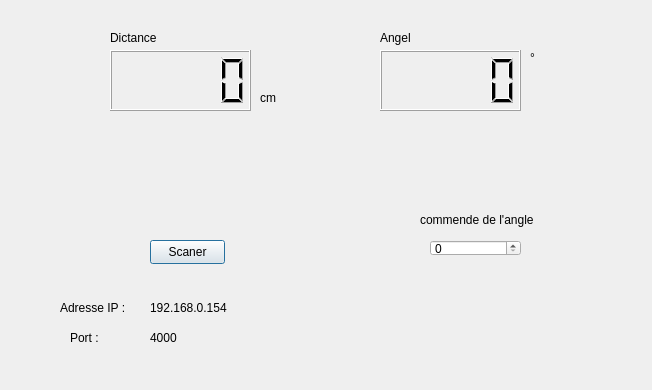
<?xml version="1.0" encoding="UTF-8"?>
<ui version="4.0">
 <class>Dialog</class>
 <widget class="QDialog" name="Dialog">
  <property name="geometry">
   <rect>
    <x>0</x>
    <y>0</y>
    <width>652</width>
    <height>390</height>
   </rect>
  </property>
  <property name="windowTitle">
   <string>Dialog</string>
  </property>
  <widget class="QLCDNumber" name="lcddistence">
   <property name="geometry">
    <rect>
     <x>110</x>
     <y>50</y>
     <width>141</width>
     <height>61</height>
    </rect>
   </property>
  </widget>
  <widget class="QLCDNumber" name="lcdangle">
   <property name="geometry">
    <rect>
     <x>380</x>
     <y>50</y>
     <width>141</width>
     <height>61</height>
    </rect>
   </property>
  </widget>
  <widget class="QLabel" name="label">
   <property name="geometry">
    <rect>
     <x>380</x>
     <y>30</y>
     <width>49</width>
     <height>16</height>
    </rect>
   </property>
   <property name="text">
    <string>Angel</string>
   </property>
  </widget>
  <widget class="QLabel" name="label_2">
   <property name="geometry">
    <rect>
     <x>110</x>
     <y>30</y>
     <width>49</width>
     <height>16</height>
    </rect>
   </property>
   <property name="text">
    <string>Dictance</string>
   </property>
  </widget>
  <widget class="QLabel" name="label_3">
   <property name="geometry">
    <rect>
     <x>260</x>
     <y>90</y>
     <width>49</width>
     <height>16</height>
    </rect>
   </property>
   <property name="text">
    <string>cm</string>
   </property>
  </widget>
  <widget class="QLabel" name="label_4">
   <property name="geometry">
    <rect>
     <x>530</x>
     <y>50</y>
     <width>49</width>
     <height>16</height>
    </rect>
   </property>
   <property name="text">
    <string>°</string>
   </property>
  </widget>
  <widget class="QLabel" name="label_5">
   <property name="geometry">
    <rect>
     <x>60</x>
     <y>300</y>
     <width>101</width>
     <height>16</height>
    </rect>
   </property>
   <property name="text">
    <string>Adresse IP : </string>
   </property>
  </widget>
  <widget class="QLabel" name="label_6">
   <property name="geometry">
    <rect>
     <x>70</x>
     <y>330</y>
     <width>101</width>
     <height>16</height>
    </rect>
   </property>
   <property name="text">
    <string>Port :</string>
   </property>
  </widget>
  <widget class="QLabel" name="labelip">
   <property name="geometry">
    <rect>
     <x>150</x>
     <y>300</y>
     <width>81</width>
     <height>16</height>
    </rect>
   </property>
   <property name="text">
    <string>192.168.0.154</string>
   </property>
  </widget>
  <widget class="QLabel" name="labelport">
   <property name="geometry">
    <rect>
     <x>150</x>
     <y>330</y>
     <width>81</width>
     <height>16</height>
    </rect>
   </property>
   <property name="text">
    <string>4000</string>
   </property>
  </widget>
  <widget class="QSpinBox" name="spinBox">
   <property name="geometry">
    <rect>
     <x>430</x>
     <y>240</y>
     <width>91</width>
     <height>16</height>
    </rect>
   </property>
  </widget>
  <widget class="QLabel" name="label_7">
   <property name="geometry">
    <rect>
     <x>420</x>
     <y>210</y>
     <width>121</width>
     <height>20</height>
    </rect>
   </property>
   <property name="text">
    <string>commende de l'angle</string>
   </property>
  </widget>
  <widget class="QPushButton" name="pushButton">
   <property name="geometry">
    <rect>
     <x>150</x>
     <y>240</y>
     <width>75</width>
     <height>24</height>
    </rect>
   </property>
   <property name="text">
    <string>Scaner</string>
   </property>
  </widget>
 </widget>
 <resources/>
 <connections/>
</ui>
